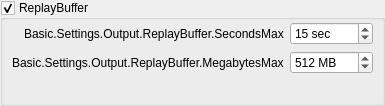
                     <widget class="QGroupBox" name="simpleReplayBuf">
                      <property name="title">
                       <string>ReplayBuffer</string>
                      </property>
                      <property name="checkable">
                       <bool>true</bool>
                      </property>
                      <property name="checked">
                       <bool>true</bool>
                      </property>
                      <layout class="QFormLayout" name="formLayout_24">
                       <property name="fieldGrowthPolicy">
                        <enum>QFormLayout::AllNonFixedFieldsGrow</enum>
                       </property>
                       <property name="labelAlignment">
                        <set>Qt::AlignRight|Qt::AlignTrailing|Qt::AlignVCenter</set>
                       </property>
                       <property name="leftMargin">
                        <number>9</number>
                       </property>
                       <property name="topMargin">
                        <number>2</number>
                       </property>
                       <property name="rightMargin">
                        <number>9</number>
                       </property>
                       <property name="bottomMargin">
                        <number>9</number>
                       </property>
                       <item row="0" column="0">
                        <widget class="QLabel" name="label_35">
                         <property name="text">
                          <string>Basic.Settings.Output.ReplayBuffer.SecondsMax</string>
                         </property>
                        </widget>
                       </item>
                       <item row="0" column="1">
                        <widget class="QSpinBox" name="simpleRBSecMax">
                         <property name="suffix">
                          <string notr="true"> sec</string>
                         </property>
                         <property name="minimum">
                          <number>5</number>
                         </property>
                         <property name="maximum">
                          <number>21600</number>
                         </property>
                         <property name="value">
                          <number>15</number>
                         </property>
                        </widget>
                       </item>
                       <item row="1" column="0">
                        <widget class="QLabel" name="simpleRBMegsMaxLabel">
                         <property name="text">
                          <string>Basic.Settings.Output.ReplayBuffer.MegabytesMax</string>
                         </property>
                        </widget>
                       </item>
                       <item row="1" column="1">
                        <widget class="QSpinBox" name="simpleRBMegsMax">
                         <property name="suffix">
                          <string notr="true"> MB</string>
                         </property>
                         <property name="minimum">
                          <number>20</number>
                         </property>
                         <property name="maximum">
                          <number>8192</number>
                         </property>
                         <property name="value">
                          <number>512</number>
                         </property>
                        </widget>
                       </item>
                       <item row="2" column="1">
                        <widget class="QLabel" name="simpleRBEstimate">
                         <property name="text">
                          <string notr="true"/>
                         </property>
                        </widget>
                       </item>
                      </layout>
                     </widget>
